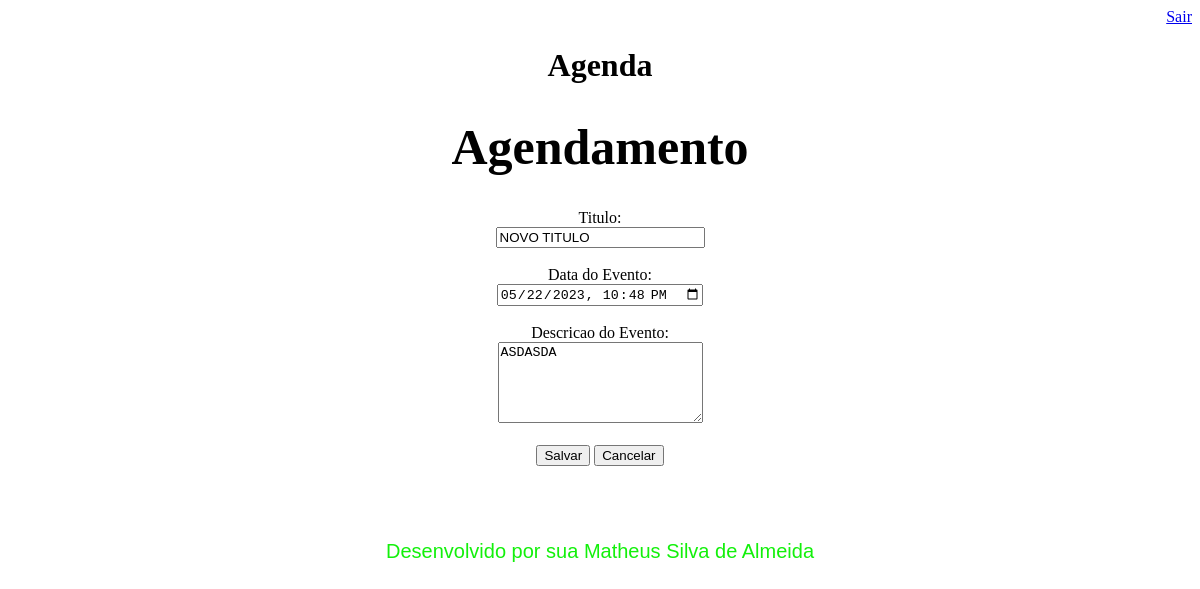
The page /agenda/evento/?id=28 (signed in) on the database as committed earlier.
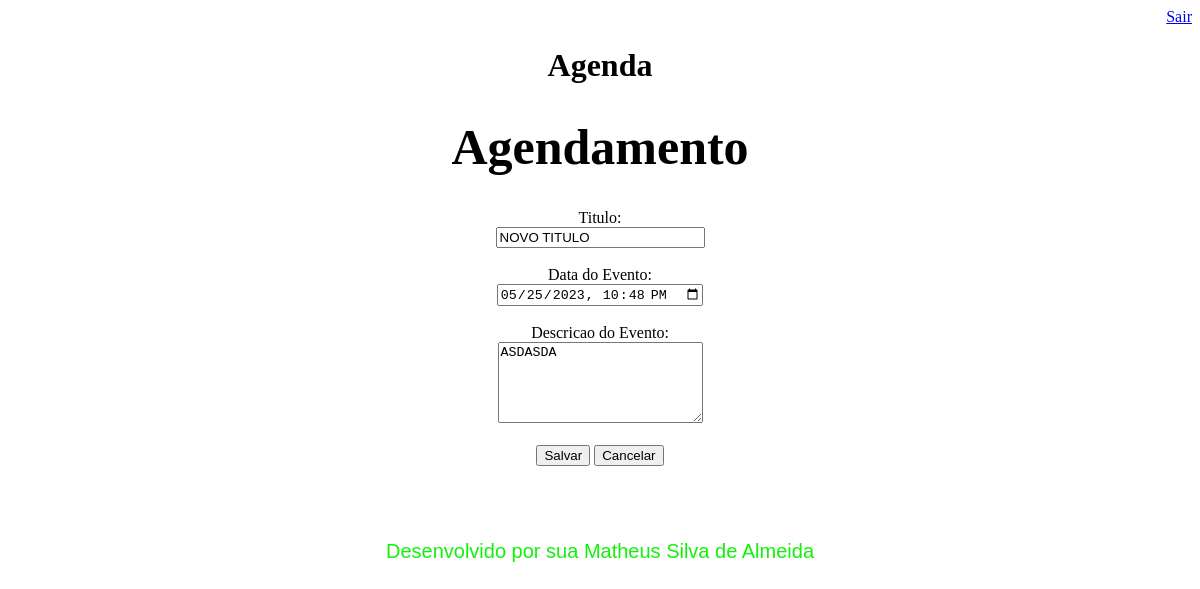
The same page on the database as committed later.
### app_hellodjango/models.py (models this page shows, shortened)
class evento(models.Model):
    titulo = models.CharField(max_length=100)
    descricao = models.TextField(blank=True,null=True)
    data_evento = models.DateTimeField(verbose_name= 'Data do Evento')
    data_criacao = models.DateTimeField(auto_now=True)
    usuario = models.ForeignKey(User,on_delete=models.CASCADE)
    class Meta:
        db_table = 'evento'
    def get_data_input_evento(self):
        return self.data_evento.strftime('%Y-%m-%dT%H:%M')

### app_hellodjango/views.py (the view)
# urls.py: path('agenda/evento/', views.Evento),
@login_required(login_url='/login/')
def Evento(request):
    id_evento = request.GET.get('id')
    dados = {}
    if id_evento:
        dados['evento'] = evento.objects.get(id=id_evento)
    return render(request,'evento.html', dados)

### templates/evento.html (shortened to what this page needs)
{% extends "model-page.html" %}
{% block content %}
<body style="text-align: center">
     <h1 style="font-size: 50px;"> Agendamento </h1>
<form action= 'submit' method="POST"> {%csrf_token%}
            <label>
        Titulo:
            </label>
                    <br>
                    <input type="text" name="titulo" size="23"  value="{{evento.titulo}}">
                    <br><br>
            <label>
        Data do Evento:
            </label>
                    <br>
                    <input type="datetime-local" name="data_evento" value="{{evento.get_data_input_evento}}">
                    <br><br>
             <label>
         Descricao do Evento:
             </label>
                    <br>
                    <textarea name="descricao" rows="5" cols="23">{{evento.descricao}}</textarea>
                    <br><br>
                    <button type="submit"> Salvar </button>
                    <a href= "/" >
                        <button type="button"> Cancelar </button>
                    </a>
</form>
</body>
<br><br><br>
{% endblock %}

Rows that differ between the two databases and show on the page:
changed evento "NOVO TITULO": data_evento "05/22/2023 22:48" → "05/25/2023 22:48"
